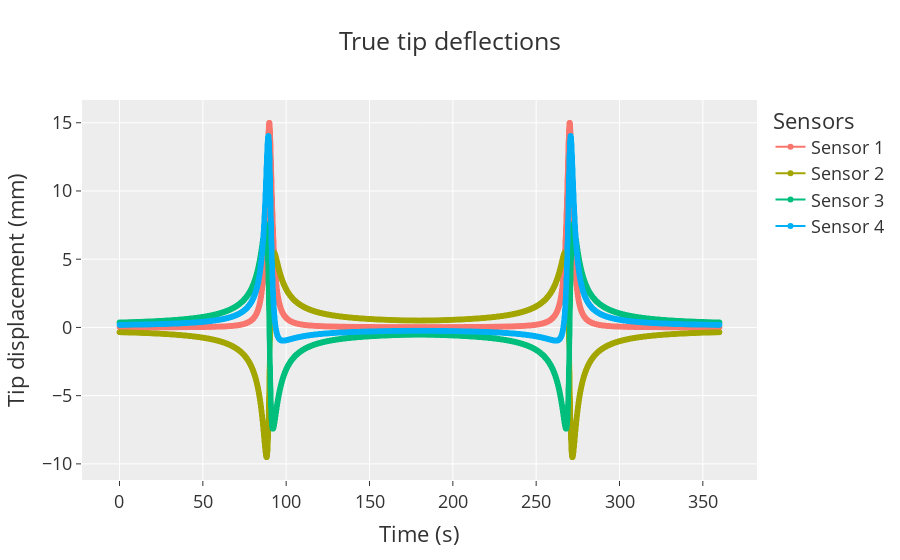

Notebook code cell kept with this figure:
### Code cell
df_lat_1 = pd.DataFrame(latent_variables[0][0])
df_lat_1.to_csv("../example_data/df_lat_1.csv")
df_lat_2 = pd.DataFrame(latent_variables[0][1])
df_lat_2.to_csv("../example_data/df_lat_2.csv")
df_lat_3 = pd.DataFrame(latent_variables[0][2])
df_lat_3.to_csv("../example_data/df_lat_3.csv")
df_lat_4 = pd.DataFrame(latent_variables[0][3])
df_lat_4.to_csv("../example_data/df_lat_4.csv")

fig = go.Figure()
fig.add_trace(go.Scattergl(x=df_lat_1['t_non_vibrating'], y=df_lat_1['x'], mode='markers+lines', name='Sensor 1'))
fig.add_trace(go.Scattergl(x=df_lat_2['t_non_vibrating'], y=df_lat_2['x'], mode='markers+lines', name='Sensor 2'))
fig.add_trace(go.Scattergl(x=df_lat_3['t_non_vibrating'], y=df_lat_3['x'], mode='markers+lines', name='Sensor 3'))
fig.add_trace(go.Scattergl(x=df_lat_4['t_non_vibrating'], y=df_lat_4['x'], mode='markers+lines', name='Sensor 4'))
fig.update_layout(
    title="True tip deflections",
    xaxis_title="Time (s)",
    yaxis_title="Tip displacement (mm)",
    legend_title="Sensors",
    font=dict(
        size=18,
    )
)


fig.show()

### Figure 1 — Plotly figure (JSON) as saved in the notebook; plotly's stock layout.template omitted (floating-point values rounded to 4 significant figures; data arrays with more than 128 entries replaced by an {"elided": "..."} marker saying what was removed)
{"data": [{"mode": "markers+lines", "name": "Sensor 1", "type": "scattergl", "x": {"elided": "13620 float values"}, "y": {"elided": "13620 float values"}}, {"mode": "markers+lines", "name": "Sensor 2", "type": "scattergl", "x": {"elided": "13621 float values"}, "y": {"elided": "13621 float values"}}, {"mode": "markers+lines", "name": "Sensor 3", "type": "scattergl", "x": {"elided": "13621 float values"}, "y": {"elided": "13621 float values"}}, {"mode": "markers+lines", "name": "Sensor 4", "type": "scattergl", "x": {"elided": "13621 float values"}, "y": {"elided": "13621 float values"}}], "layout": {"font": {"size": 18}, "legend": {"title": {"text": "Sensors"}}, "title": {"text": "True tip deflections"}, "xaxis": {"title": {"text": "Time (s)"}}, "yaxis": {"title": {"text": "Tip displacement (mm)"}}}}
